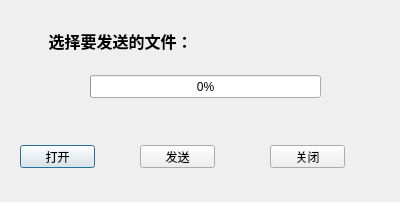
<?xml version="1.0" encoding="UTF-8"?>
<ui version="4.0">
 <class>TcpServer</class>
 <widget class="QDialog" name="TcpServer">
  <property name="geometry">
   <rect>
    <x>0</x>
    <y>0</y>
    <width>400</width>
    <height>202</height>
   </rect>
  </property>
  <property name="windowTitle">
   <string>发送端</string>
  </property>
  <widget class="QProgressBar" name="progressBar">
   <property name="geometry">
    <rect>
     <x>90</x>
     <y>75</y>
     <width>231</width>
     <height>23</height>
    </rect>
   </property>
   <property name="value">
    <number>0</number>
   </property>
  </widget>
  <widget class="QPushButton" name="serverOpenBtn">
   <property name="geometry">
    <rect>
     <x>20</x>
     <y>145</y>
     <width>75</width>
     <height>23</height>
    </rect>
   </property>
   <property name="text">
    <string>打开</string>
   </property>
  </widget>
  <widget class="QPushButton" name="serverSendBtn">
   <property name="geometry">
    <rect>
     <x>140</x>
     <y>145</y>
     <width>75</width>
     <height>23</height>
    </rect>
   </property>
   <property name="text">
    <string>发送</string>
   </property>
  </widget>
  <widget class="QPushButton" name="serverCloseBtn">
   <property name="geometry">
    <rect>
     <x>270</x>
     <y>145</y>
     <width>75</width>
     <height>23</height>
    </rect>
   </property>
   <property name="text">
    <string>关闭</string>
   </property>
  </widget>
  <widget class="QLabel" name="serverStatusLabel">
   <property name="geometry">
    <rect>
     <x>40</x>
     <y>25</y>
     <width>161</width>
     <height>31</height>
    </rect>
   </property>
   <property name="font">
    <font>
     <family>Adobe Arabic</family>
     <pointsize>12</pointsize>
     <weight>75</weight>
     <bold>true</bold>
    </font>
   </property>
   <property name="text">
    <string>选择要发送的文件：</string>
   </property>
   <property name="textFormat">
    <enum>Qt::AutoText</enum>
   </property>
   <property name="alignment">
    <set>Qt::AlignCenter</set>
   </property>
   <property name="wordWrap">
    <bool>false</bool>
   </property>
  </widget>
 </widget>
 <resources/>
 <connections/>
</ui>
